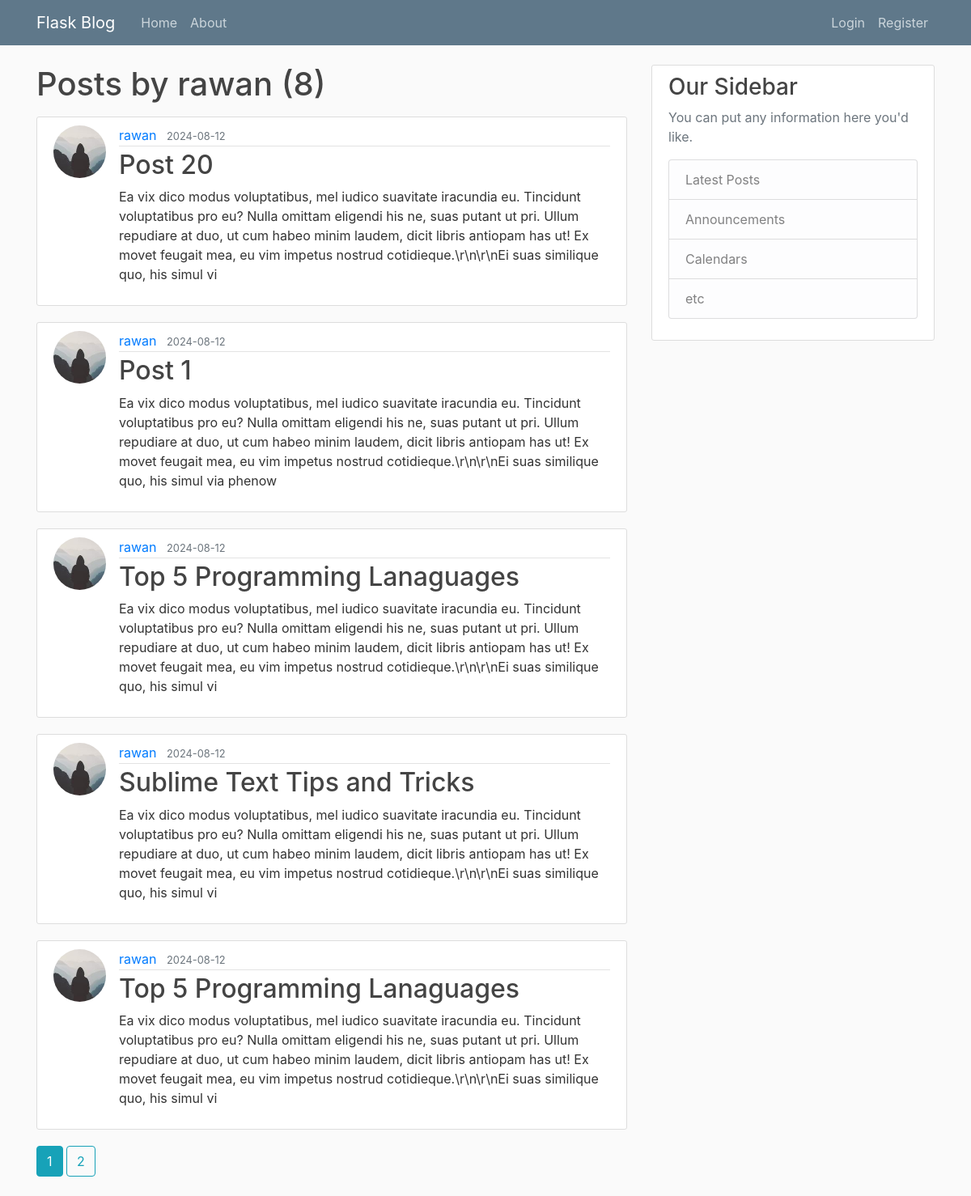
The page /user/rawan on the database its author committed.
### flaskblog/models.py (models this page shows, shortened)
class User(db.Model, UserMixin):
    id = db.Column(db.Integer, primary_key=True)
    username = db.Column(db.String(20), unique=True, nullable=False)
    email = db.Column(db.String(120), unique=True, nullable=False)
    image_file = db.Column(db.String(20), nullable=False, default='default.jpg')
    password = db.Column(db.String(60), nullable=False)
    posts = db.relationship('Post', backref='author', lazy=True)

class Post(db.Model):
    id = db.Column(db.Integer, primary_key=True)
    title = db.Column(db.String(100), nullable=False)
    date_posted = db.Column(db.DateTime, nullable=False, default=datetime.utcnow)
    content = db.Column(db.Text, nullable=False)
    user_id = db.Column(db.Integer, db.ForeignKey('user.id'), nullable=False)

### flaskblog/users/routes.py (the view)
@users.route("/user/<string:username>")
def user_posts(username):
    page = request.args.get('page', 1, type=int)
    user = User.query.filter_by(username=username).first_or_404()
    posts = Post.query.filter_by(author=user)\
        .order_by(Post.date_posted.desc())\
        .paginate(page=page, per_page=5)
    return render_template('user_posts.html', posts=posts, user=user)

### flaskblog/templates/user_posts.html
{% extends "layout.html" %}
{% block content %}
<h1 class="mb-3">Posts by {{ user.username }} ({{ posts.total }})</h1>
{% for post in posts.items %}
<article class="media content-section">
    <img class="rounded-circle article-img"
        src="{{ url_for('static', filename='profile_pics/' + post.author.image_file) }}">
    <div class="media-body">
        <div class="article-metadata">
            <a class="mr-2" href="{{ url_for('users.user_posts', username=post.author.username) }}">{{
                post.author.username
                }}</a>
            <small class="text-muted">{{ post.date_posted.strftime('%Y-%m-%d') }}</small>
        </div>
        <h2><a class="article-title" href="{{ url_for('posts.post', post_id=post.id) }}">{{ post.title }}</a></h2>
        <p class="article-content">{{ post.content }}</p>
    </div>
</article>
{% endfor %}
{% for page_num in posts.iter_pages(left_edge=1, right_edge=1, left_current=1, right_current=2) %}
{% if page_num %}
{% if posts.page == page_num %}
<a class="btn btn-info mb-4" href="{{ url_for('users.user_posts',username=user.username, page=page_num) }}">{{ page_num
    }}</a>
{% else %}
<a class="btn btn-outline-info mb-4" href="{{ url_for('users.user_posts',username=user.username, page=page_num) }}">{{
    page_num
    }}</a>
{% endif %}
{% else %}
...
{% endif %}
{% endfor %}
{% endblock content %}

### flaskblog/static/main.css (style rules this page uses)
body { background: #fafafa; color: #333333; margin-top: 5rem; }
h1, h2, h3, h4, h5, h6 { color: #444444; }
.content-section { background: #ffffff; padding: 10px 20px; border: 1px solid #dddddd; border-radius: 3px; margin-bottom: 20px; }
.article-title { color: #444444; }
.article-content { white-space: pre-line; }
.article-img { height: 65px; width: 65px; margin-right: 16px; }
.article-metadata { padding-bottom: 1px; margin-bottom: 4px; border-bottom: 1px solid #e3e3e3 }

### rows shown on the page
User: username "rawan"
Post: image_file (picture), author.username "rawan", date_posted "2024-08-12", title "Post 20", content "Ea vix dico modus voluptatibus, mel iudico suavitate iracundia eu. Tincidunt voluptatibus pro eu? Nulla omittam eligendi his ne, suas putant ut pri. Ullum repudiare at duo, ut cum habeo minim laudem, dicit libris antiopam has ut! Ex movet feugait mea, eu vim impetus nostrud cotidieque.\\r\\n\\r\\nEi suas similique quo, his simul vi"
Post: image_file (picture), author.username "rawan", date_posted "2024-08-12", title "Post 1", content "Ea vix dico modus voluptatibus, mel iudico suavitate iracundia eu. Tincidunt voluptatibus pro eu? Nulla omittam eligendi his ne, suas putant ut pri. Ullum repudiare at duo, ut cum habeo minim laudem, dicit libris antiopam has ut! Ex movet feugait mea, eu vim impetus nostrud cotidieque.\\r\\n\\r\\nEi suas similique quo, his simul via phenow"
Post: image_file (picture), author.username "rawan", date_posted "2024-08-12", title "Top 5 Programming Lanaguages", content "Ea vix dico modus voluptatibus, mel iudico suavitate iracundia eu. Tincidunt voluptatibus pro eu? Nulla omittam eligendi his ne, suas putant ut pri. Ullum repudiare at duo, ut cum habeo minim laudem, dicit libris antiopam has ut! Ex movet feugait mea, eu vim impetus nostrud cotidieque.\\r\\n\\r\\nEi suas similique quo, his simul vi"
Post: image_file (picture), author.username "rawan", date_posted "2024-08-12", title "Sublime Text Tips and Tricks", content "Ea vix dico modus voluptatibus, mel iudico suavitate iracundia eu. Tincidunt voluptatibus pro eu? Nulla omittam eligendi his ne, suas putant ut pri. Ullum repudiare at duo, ut cum habeo minim laudem, dicit libris antiopam has ut! Ex movet feugait mea, eu vim impetus nostrud cotidieque.\\r\\n\\r\\nEi suas similique quo, his simul vi"
Post: image_file (picture), author.username "rawan", date_posted "2024-08-12", title "Top 5 Programming Lanaguages", content "Ea vix dico modus voluptatibus, mel iudico suavitate iracundia eu. Tincidunt voluptatibus pro eu? Nulla omittam eligendi his ne, suas putant ut pri. Ullum repudiare at duo, ut cum habeo minim laudem, dicit libris antiopam has ut! Ex movet feugait mea, eu vim impetus nostrud cotidieque.\\r\\n\\r\\nEi suas similique quo, his simul vi"

### other values the page prints
{{ posts.total }} "8"
{{ page_num }} "1"
{{ page_num }} "2"
